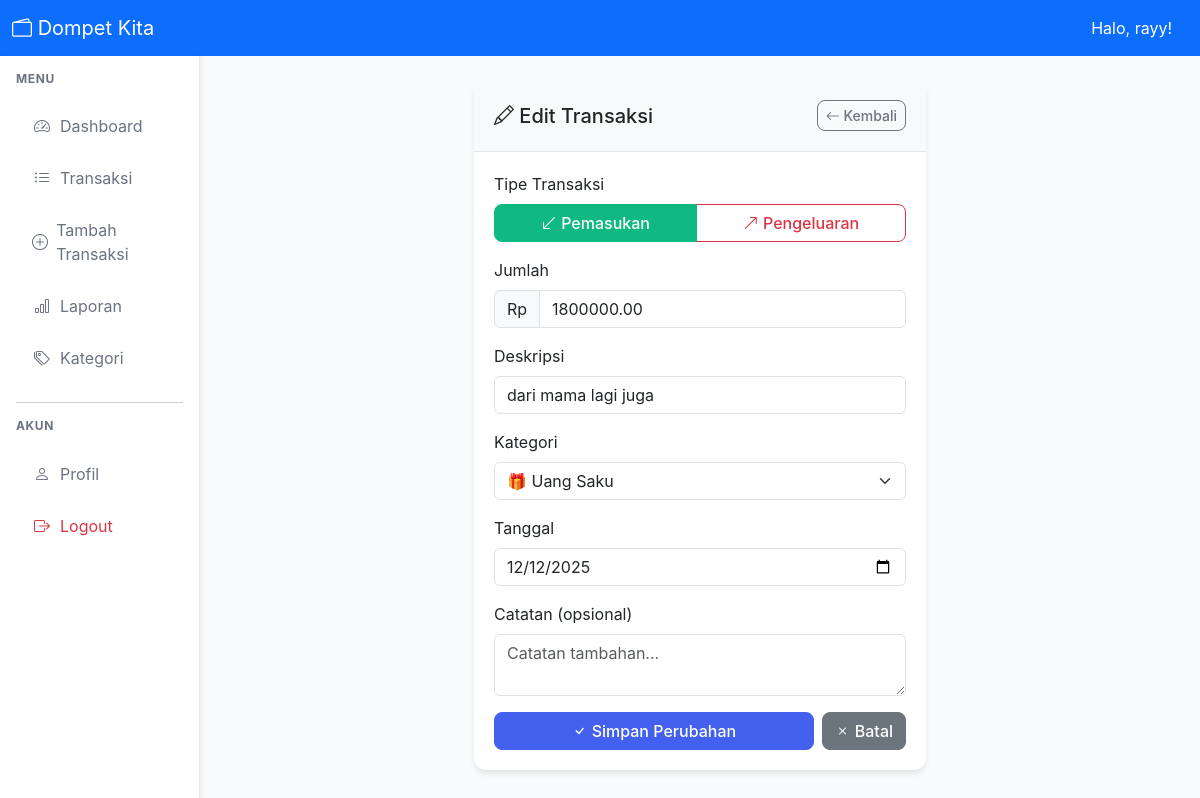
Page /user/edit-transaction.php?id=40 (signed in) on the earlier database version.
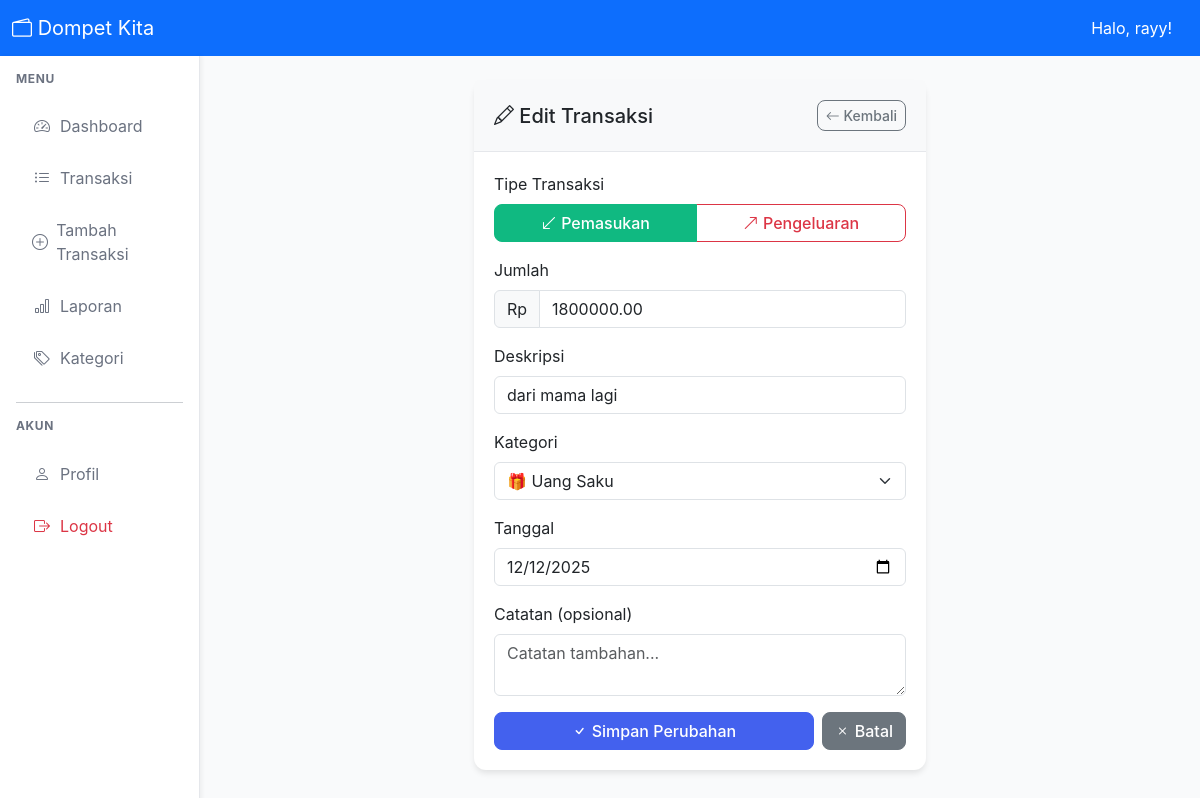
Same page on the later database version.
### tables this page shows
CREATE TABLE `transactions` (
  `id` int NOT NULL,
  `user_id` int NOT NULL,
  `category_id` int NOT NULL,
  `type` enum('income','expense') NOT NULL,
  `description` varchar(255) NOT NULL,
  `amount` decimal(15,2) NOT NULL,
  `date` date NOT NULL,
  `notes` text,
  `created_at` timestamp NULL DEFAULT CURRENT_TIMESTAMP,
  `updated_at` timestamp NULL DEFAULT CURRENT_TIMESTAMP ON UPDATE CURRENT_TIMESTAMP
);

CREATE TABLE `categories` (
  `id` int NOT NULL,
  `user_id` int DEFAULT NULL,
  `name` varchar(100) NOT NULL,
  `icon` varchar(10) DEFAULT 0xF09F92B0,
  `color` varchar(7) DEFAULT '#6b7280',
  `type` enum('income','expense') NOT NULL,
  `is_default` tinyint(1) DEFAULT '0',
  `created_at` timestamp NULL DEFAULT CURRENT_TIMESTAMP
);

### crud/transaction-crud.php (called while the page is built, shortened)
<?php
function getTransaction($id, $user_id) {
    $db = getDB();
    $stmt = $db->prepare("
        SELECT t.*, c.name as category_name
        FROM transactions t
        JOIN categories c ON t.category_id = c.id
        WHERE t.id = ? AND t.user_id = ?
    ");
    $stmt->bind_param("ii", $id, $user_id);
    $stmt->execute();
    return $stmt->get_result()->fetch_assoc();
}
?>

### crud/category-crud.php (called while the page is built, shortened)
<?php
function getAllCategories($user_id, $type = null) {
    $db = getDB();
    $where = "WHERE (user_id = ? OR is_default = TRUE) AND name IS NOT NULL AND name != ''";
    $params = [$user_id];
    $types = "i";
    $stmt = $db->prepare("SELECT id, name, icon, color, type, is_default, user_id FROM categories $where ORDER BY is_default DESC, name");
    $stmt->bind_param($types, ...$params);
    $stmt->execute();
    return $stmt->get_result()->fetch_all(MYSQLI_ASSOC);
}
?>

### user/edit-transaction.php (the view, shortened to what the changed rows need)
<?php
require_once '../crud/transaction-crud.php';
require_once '../crud/category-crud.php';
$user_id = $_SESSION['user_id'];
if (isset($_GET['id'])) {
    $transaction_id = $_GET['id'];
} else {
    $transaction_id = 0;
}
$transaction = getTransaction($transaction_id, $user_id);
$categories = getAllCategories($user_id);
include '../includes/header.php';
include '../includes/sidebar.php';
?>
<div class="row justify-content-center">
    <div class="col-md-8 col-lg-6">
        <div class="card">
            <div class="card-body">
                <form method="POST">
                    <div class="mb-3">
                        <div class="input-group">
                            <span class="input-group-text">Rp</span>
                            <input type="number" class="form-control" name="amount"
                                   value="<?php echo $transaction['amount']; ?>"
                                   min="100" required>
                        </div>
                    </div>
                    <div class="mb-3">
                        <label class="form-label">Deskripsi</label>
                        <input type="text" class="form-control" name="description"
                               value="<?php echo htmlspecialchars($transaction['description']); ?>"
                               placeholder="Untuk apa?" required>
                    </div>
                    <div class="mb-3">
                        <label class="form-label">Kategori</label>
                        <select class="form-select" name="category" id="category" required>
                            <?php foreach ($categories as $cat): ?>
                            <option value="<?php echo $cat['id']; ?>"
                                    data-type="<?php echo $cat['type']; ?>"
                                    <?php echo $cat['id'] == $transaction['category_id'] ? 'selected' : ''; ?>>
                                <?php echo $cat['icon'] . ' ' . htmlspecialchars($cat['name']); ?>
                            </option>
                            <?php endforeach; ?>
                        </select>
                    </div>
                    <div class="mb-3">
                        <label class="form-label">Tanggal</label>
                        <input type="date" class="form-control" name="date"
                               value="<?php echo $transaction['date']; ?>" required>
                    </div>
                </form>
            </div>
        </div>
    </div>
</div>
<?php
include '../includes/footer.php';
?>

Differences in the rows shown:
changed transactions "🎁 Uang Saku": description "dari mama lagi juga" → "dari mama lagi"
